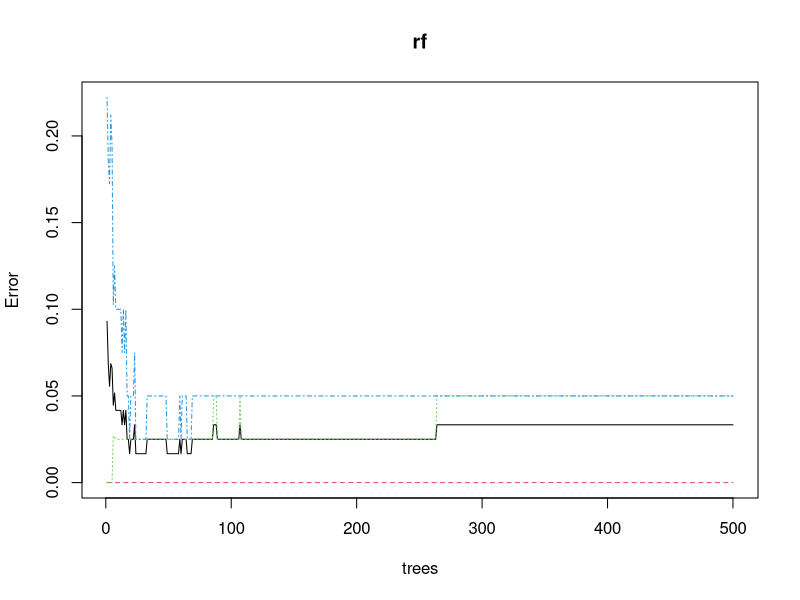
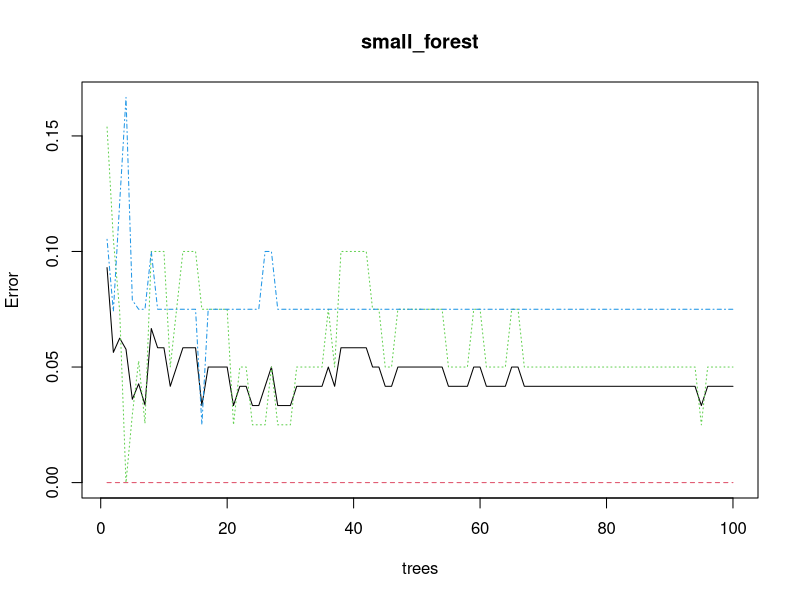

R code for these plots, in order:
# 210503


# Random Forest
install.packages("caret")
install.packages("randomForest")
install.packages("e1071")
library(e1071)
library(caret)
library(randomForest)

set.seed(2021)
train_index = createDataPartition(iris$Species, p=0.8, list=F)
iris_train = iris[train_index,]
iris_test = iris[-train_index,]

# 모델링 / 학습
rf = randomForest(Species~., iris_train)
rf

# 예측
pred = predict(rf, iris_test, type="class")
pred

# 평가
confusionMatrix(pred, iris_test$Species)

# 시각화
plot(rf)


# 하이퍼 파라메터
small_forest = randomForest(Species~., iris_train, ntree=100, nodesize=4)

s_pred = predict(small_forest, iris_test, type="class")
confusionMatrix(s_pred, iris_test$Species)
plot(small_forest)
